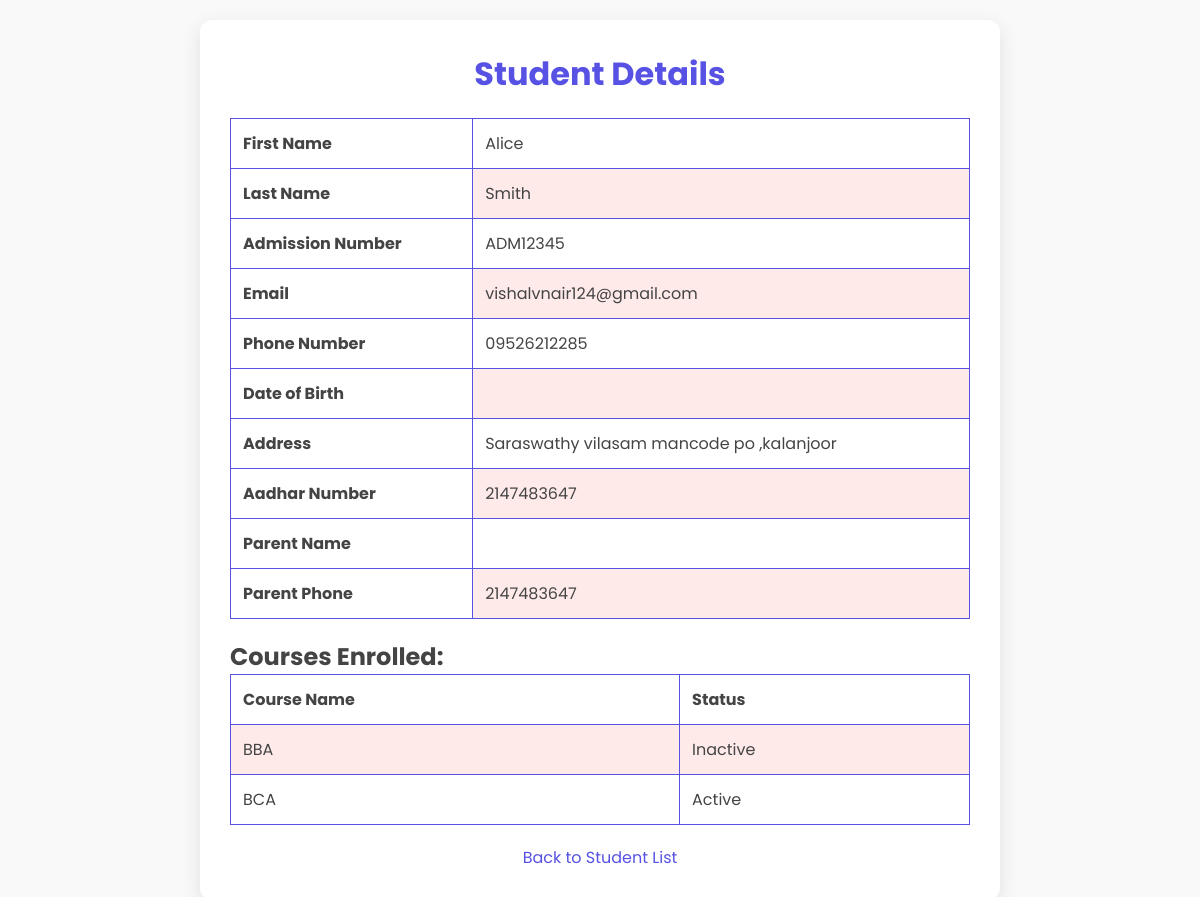
Screenshot of /Admin/view_student.php?id=1 with the database file from the repository.
### tables this page shows
CREATE TABLE `tblstudents` (
  `std_id` int(10) NOT NULL,
  `std_firstName` varchar(255) NOT NULL,
  `std_lastName` varchar(255) NOT NULL,
  `std_otherName` varchar(255) DEFAULT NULL,
  `std_admissionNumber` varchar(255) NOT NULL,
  `std_password` varchar(50) NOT NULL,
  `std_dateCreated` varchar(50) NOT NULL,
  `std_email` varchar(255) NOT NULL DEFAULT 'not_provided@example.com',
  `std_phone_number` varchar(20) NOT NULL DEFAULT '0000000000',
  `stud_dob` date DEFAULT NULL,
  `std_address` text NOT NULL,
  `std_aadhar_no` int(14) NOT NULL,
  `std_parent_name` varchar(30) NOT NULL,
  `std_parent_ph` int(12) NOT NULL,
  `std_status` int(11) NOT NULL DEFAULT 2
);

CREATE TABLE `tblcoursetaken` (
  `course_taken_id` int(11) NOT NULL,
  `std_id` int(11) NOT NULL,
  `course_id` int(11) NOT NULL,
  `isActive` int(11) NOT NULL
);

CREATE TABLE `tblcourse` (
  `course_id` int(11) NOT NULL,
  `course_name` varchar(30) NOT NULL,
  `course_start` year(4) NOT NULL
);

### Admin/view_student.php (the view, shortened to what this page needs)
<?php
include '../Includes/dbcon.php';
$studentId = intval($_GET['id']);
$studentQuery = "SELECT * FROM tblstudents WHERE std_id = ?";
$stmt = $conn->prepare($studentQuery);
$stmt->bind_param("i", $studentId);
$stmt->execute();
$studentResult = $stmt->get_result();
$student = $studentResult->fetch_assoc();
$coursesQuery = "SELECT c.course_name, ct.isActive
                 FROM tblcoursetaken ct
                 JOIN tblcourse c ON ct.course_id = c.course_id
                 WHERE ct.std_id = ?";
$coursesStmt = $conn->prepare($coursesQuery);
$coursesStmt->bind_param("i", $studentId);
$coursesStmt->execute();
$coursesResult = $coursesStmt->get_result();
?>
<!DOCTYPE html>
<html lang="en">
<head>
    <link rel="stylesheet" href="./homestyles/newstyle.css">
</head>
<body>
    <div class="container">
        <h1>Student Details</h1>
        <table>
            <tr>
                <th>First Name</th>
                <td><?php echo htmlspecialchars($student['std_firstName']); ?></td>
            </tr>
            <tr>
                <th>Last Name</th>
                <td><?php echo htmlspecialchars($student['std_lastName']); ?></td>
            </tr>
            <tr>
                <th>Admission Number</th>
                <td><?php echo htmlspecialchars($student['std_admissionNumber']); ?></td>
            </tr>
            <tr>
                <th>Email</th>
                <td><?php echo htmlspecialchars($student['std_email']); ?></td>
            </tr>
            <tr>
                <th>Phone Number</th>
                <td><?php echo htmlspecialchars($student['std_phone_number']); ?></td>
            </tr>
            <tr>
                <th>Date of Birth</th>
                <td><?php echo htmlspecialchars($student['stud_dob']); ?></td>
            </tr>
            <tr>
                <th>Address</th>
                <td><?php echo nl2br(htmlspecialchars($student['std_address'])); ?></td>
            </tr>
            <tr>
                <th>Aadhar Number</th>
                <td><?php echo htmlspecialchars($student['std_aadhar_no']); ?></td>
            </tr>
            <tr>
                <th>Parent Name</th>
                <td><?php echo htmlspecialchars($student['std_parent_name']); ?></td>
            </tr>
            <tr>
                <th>Parent Phone</th>
                <td><?php echo htmlspecialchars($student['std_parent_ph']); ?></td>
            </tr>
        </table>
        <h2>Courses Enrolled:</h2>
        <?php if ($coursesResult->num_rows > 0): ?>
            <table>
                <tr>
                    <th>Course Name</th>
                    <th>Status</th>
                </tr>
                <?php while ($course = $coursesResult->fetch_assoc()): ?>
                    <tr>
                        <td><?php echo htmlspecialchars($course['course_name']); ?></td>
                        <td><?php echo $course['isActive'] ? 'Active' : 'Inactive'; ?></td>
                    </tr>
                <?php endwhile; ?>
            </table>
        <?php else: ?>
            <p>No courses enrolled.</p>
        <?php endif; ?>
        <a href="index.php?page=students.php" class="back-link">Back to Student List</a>
    </div>
</body>
</html>

### Admin/homestyles/newstyle.css (style rules this page uses)
* { margin: 0; padding: 0; box-sizing: border-box; font-family: "Poppins", sans-serif; }
:root { --background-color1: #ffeaea; --background-color2: #ffffff; --background-color3: #cdc8ff; --background-color4: rgb(169, 194, 249); --primary-color: #4810d6bd; --secondary-color: #182ccb; --border-color: #6777ef; --one-use-color: #4350b1; --two-use-color: #122ae0; }
body { background-color: var(--background-color4); max-width: 100%; overflow-x: hidden; }
table { width: 100%; border-collapse: collapse; }
th, td { border: 1px solid #ddd; padding: 8px; text-align: left; }
th { background-color: #f4f4f4; }
tr:nth-child(even) { background-color: #ffeaea; }
tr:nth-child(odd) { background-color: #ffffff; }

### Admin/view_student.php (style rules this page uses)
body { font-family: 'Open Sans', sans-serif; background: #f9f9f9; margin: 0; padding: 20px; color: #444; }
.container { max-width: 800px; background: #fff; padding: 30px; border-radius: 12px; box-shadow: 0 6px 20px rgba(0, 0, 0, 0.1); margin: auto; }
h1 { color: #5752e3; text-align: center; margin-bottom: 20px; }
table { width: 100%; border-collapse: collapse; margin-bottom: 20px; }
th, td { padding: 12px; border: 1px solid #5752e3; text-align: left; transition: background-color 0.3s; }
th { background-color: #fff; color: #444; }
.back-link { display: block; margin-top: 20px; text-decoration: none; color: #5752e3; text-align: center; transition: color 0.3s; }
td { position: relative; }
td::after { content: ""; position: absolute; bottom: 0; left: 0; width: calc(100% - 1px); height: 2px; background-color: black; transition: opacity 0.3s; opacity: 0; }

### rows the page displays
tblstudents: std_firstName "Alice", std_lastName "Smith", std_admissionNumber "ADM12345", std_email "vishalvnair124@gmail.com", std_phone_number "09526212285", std_address "Saraswathy vilasam mancode po ,kalanjoor", std_aadhar_no "2147483647", std_parent_ph "2147483647"
tblcoursetaken: course.course_name "BBA", isActive "Inactive"
tblcoursetaken: course.course_name "BCA", isActive "Active"
